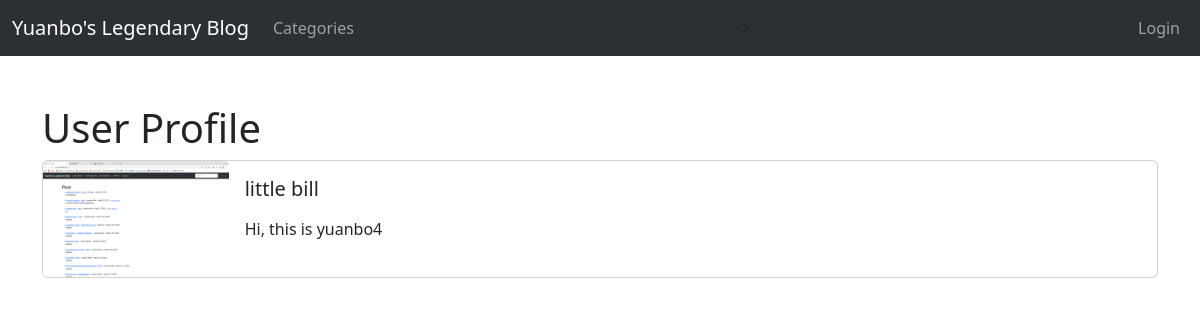
Screenshot of /members/5/profile/ with the database file from the repository.
### blogproject/models.py (models this page shows, shortened)
class Profile(models.Model):
    user = models.OneToOneField(User, null=True, on_delete=models.CASCADE)
    bio = models.TextField()
    profile_pic = models.ImageField(null = True, blank= True, upload_to="images/profile")
    instagram_url = models.CharField(max_length=255, null = True, blank= True) # instagram
    facebook_url = models.CharField(max_length=255, null = True, blank= True) # facebook
    github_url = models.CharField(max_length=255, null = True, blank= True) # github

### members/views.py (the view)
# urls.py: path('<int:pk>/profile/', ShowProfilePageView.as_view(), name = 'profile-page'),
class ShowProfilePageView(DetailView):
    model = Profile
    template_name = 'registration/user_profile.html'
    success_url = reverse_lazy('home')
    def get_context_data(self, *args, **kwargs):
        users = Profile.objects.all()
        context = super(ShowProfilePageView, self).get_context_data(*args, **kwargs)
        page_user = get_object_or_404(Profile, id = self.kwargs['pk'])
        context['page_user'] = page_user
        return context

### members/templates/registration/user_profile.html (shortened to what this page needs)
{% extends 'base.html' %}
{% load static %}
{% block content %}
<h1>User Profile</h1>
<div class="card mb-3" >
    <div class="row g-0">
      <div class="col-md-2">
        {% if page_user.profile_pic %}
          <img src="{{page_user.profile_pic.url }}" class="card-img">
        {% else %}
          <img src="{% static 'blogproject/images/default_profile_pic.jpeg' %}" class="card-img">
        {% endif %}
      </div>
      <div class="col-md-10">
        <div class="card-body">
          <h5 class="card-title">{{ page_user.user.first_name }} {{ page_user.user.last_name }} </h5>
          <p class="card-text">{{ page_user.bio }}</p>
        </div>
      </div>
    </div>
  </div>
{% endblock %}

### rows the page displays
Profile: profile_pic (picture), user.first_name "little", user.last_name "bill", bio "Hi, this is yuanbo4"
